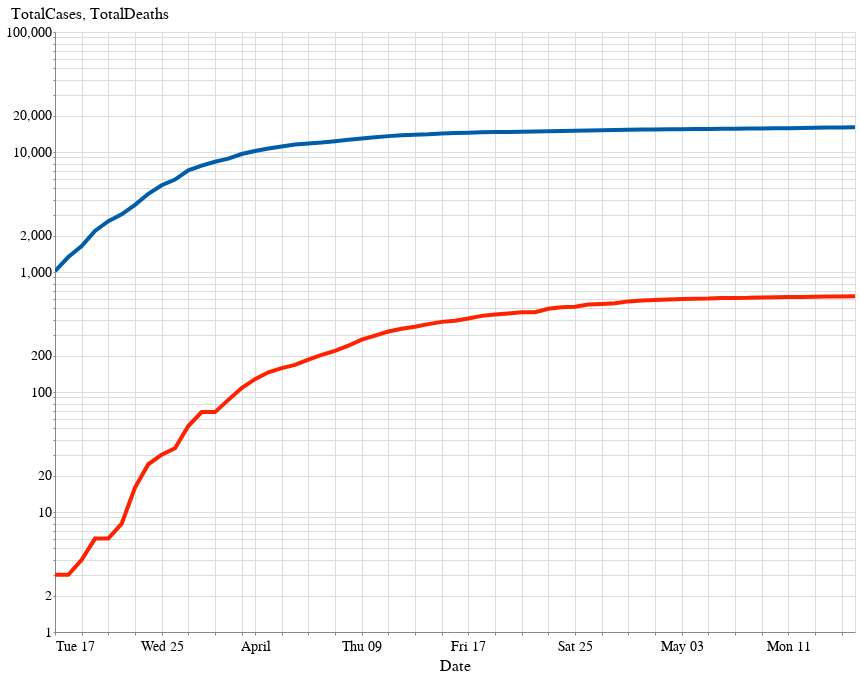

Notebook code for this chart:
### Code cell
c1 = base.encode(
    y=alt.Y('TotalCases', scale=alt.Scale(type='log'))
)

c2 = base.encode(
    y=alt.Y('TotalDeaths', scale=alt.Scale(type='log')),
    color=alt.value("#FF2200")
)

alt.layer(c1, c2).interactive()

### Figure 1 — Vega-Lite specification as saved in the notebook (floating-point values rounded to 4 significant figures; data arrays with more than 128 entries replaced by an {"elided": "..."} marker saying what was removed)
{"config": {"view": {"width": 600, "height": 400}, "background": "#ffffff", "title": {"anchor": "start", "font": "Source Sans Pro, Arial, sans", "fontColor": "#000000", "fontSize": 24, "fontWeight": "bold"}, "arc": {"fill": "#005DA9"}, "area": {"fill": "#005DA9"}, "line": {"stroke": "#005DA9", "strokeWidth": 4}, "path": {"stroke": "#005DA9"}, "rect": {"fill": "#005DA9"}, "shape": {"stroke": "#005DA9"}, "bar": {"fill": "#005DA9"}, "point": {"stroke": "#005DA9"}, "symbol": {"fill": "#005DA9", "size": 60}, "axis": {"titleFont": "Source Sans Pro, sans", "titleFontSize": 16, "titleFontWeight": "normal", "labelFont": "Source Sans Pro, sans", "labelFontSize": 14, "labelFontWeight": "normal"}, "axisX": {"labelAngle": 0, "labelPadding": 4, "tickSize": 3}, "axisY": {"labelBaseline": "middle", "maxExtent": 45, "minExtent": 45, "tickSize": 2, "titleAlign": "left", "titleAngle": 0, "titleX": -45, "titleY": -11}, "headerFacet": {"titleFontSize": 16, "labelFontSize": 14}, "headerRow": {"titleFontSize": 16, "labelFontSize": 14}, "headerColumn": {"titleFontSize": 16, "labelFontSize": 14}, "legend": {"titleFont": "Source Sans Pro, sans", "titleFontSize": 16, "titleFontWeight": "normal", "symbolType": "circle", "labelFont": "Source Sans Pro, sans", "labelFontSize": 15}, "range": {"category": ["#AB377A", "#AEC067", "#9BC3B7", "#928285", "#F07F3C", "#FFE054", "#E30034", "#005DA9", "#644F54", "#5EA290", "#769F3B", "#812161", "#E36319", "#F5C631"]}}, "layer": [{"mark": "line", "encoding": {"tooltip": [{"type": "temporal", "field": "Date"}, {"type": "quantitative", "field": "TotalCases"}, {"type": "quantitative", "field": "TotalDeaths"}, {"type": "quantitative", "field": "cases"}, {"type": "quantitative", "field": "deaths"}], "x": {"type": "temporal", "field": "Date"}, "y": {"type": "quantitative", "field": "TotalCases", "scale": {"type": "log"}}}, "height": 600, "selection": {"selector001": {"type": "interval", "bind": "scales", "encodings": ["x", "y"]}}, "transform": [{"filter": "(datum.TotalCases > 1000)"}], "width": 800}, {"mark": "line", "encoding": {"color": {"value": "#FF2200"}, "tooltip": [{"type": "temporal", "field": "Date"}, {"type": "quantitative", "field": "TotalCases"}, {"type": "quantitative", "field": "TotalDeaths"}, {"type": "quantitative", "field": "cases"}, {"type": "quantitative", "field": "deaths"}], "x": {"type": "temporal", "field": "Date"}, "y": {"type": "quantitative", "field": "TotalDeaths", "scale": {"type": "log"}}}, "height": 600, "transform": [{"filter": "(datum.TotalCases > 1000)"}], "width": 800}], "data": {"name": "data-4d9b78d695b0835b28547735b41f5167"}, "$schema": "https://vega.github.io/schema/vega-lite/v4.0.2.json", "datasets": {"data-4d9b78d695b0835b28547735b41f5167": {"elided": "138 records"}}}
